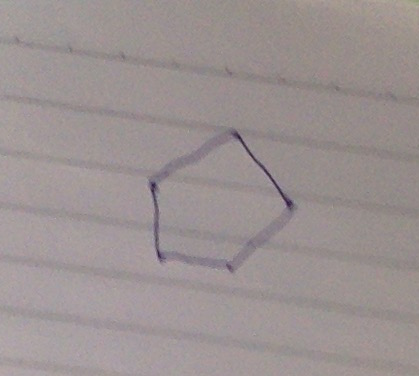
#> input picture pentagon-graph.jpg, 419 x 376 px, found by its file name
$ jupyter execute --allow-errors graphdetect.ipynb   (shell and % lines are left out)   (Python 2 division)   (older library calls are emulated)
#> lines starting #> are read from the running program, lines starting #| are printed output that depends on the picture; after the words box and inside, x2 and y2 are one past the last pixel; in counts of white or black regions, pixels touching at a corner belong together
[cell 1]
import cv2
import numpy as np
import matplotlib.pyplot as plt

[cell 2]
img=cv2.imread("/Users/vigneshm/Documents/pictures/pentagon-graph.jpg")
#> img is the input picture: shape (376, 419, 3); mean B, G, R 145.9, 146.1, 155.6

[cell 3]
plt.imshow(img)

[cell 4]
img_bw=cv2.cvtColor(img,cv2.COLOR_RGB2GRAY)
plt.imshow(img_bw,cmap='gray')

[cell 5]
ret,img_thresh=cv2.threshold(img_bw,130,255,cv2.THRESH_BINARY_INV)
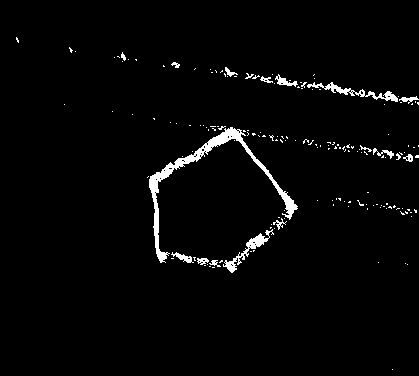
#> img_thresh: shape (376, 419); 2.5% white; 165 white regions (148 under 20 px), largest, box (x1, y1, x2, y2) and area: (149, 127, 298, 263) 1815, (307, 82, 398, 102) 411, (223, 229, 274, 273) 406

[cell 6]
plt.imshow(img_thresh,cmap='gray')

#> (a cell that did not finish here is left out)

[cell 8]
kernel=cv2.getStructuringElement(cv2.MORPH_ELLIPSE,(3,3))
img_morph=cv2.morphologyEx(img_thresh,cv2.MORPH_CLOSE,kernel)
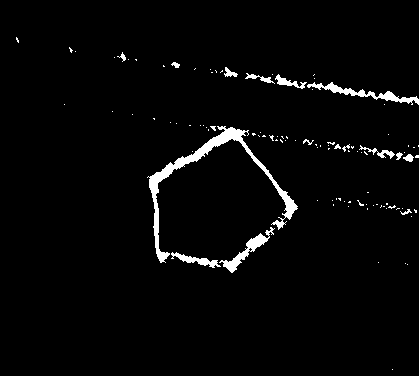
#> img_morph: shape (376, 419); 2.8% white; 102 white regions (86 under 20 px), largest, box (x1, y1, x2, y2) and area: (147, 126, 298, 263) 2030, (307, 82, 419, 105) 584, (219, 227, 275, 273) 505

[cell 9]
plt.imshow(img_morph,cmap='gray')

[cell 10]
edges=cv2.Canny(img_bw,50,200)
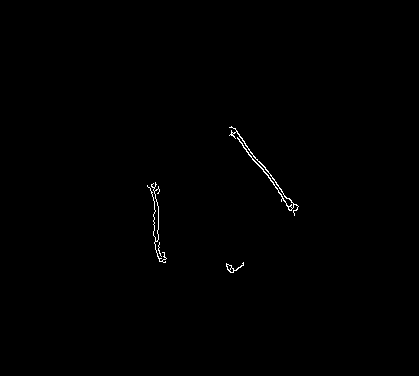
#> edges: shape (376, 419); 0.36% white in thin lines or dots, all inside (x1, y1, x2, y2) = (147, 126, 299, 273)

[cell 11]
img_bw[120:170,220:250][25]
#> Out = 30 values, max 161 at index 20, min 53 at index 24, mean 136.7

[cell 12]
corners=cv2.cornerHarris(img_bw,2,5,0.04)
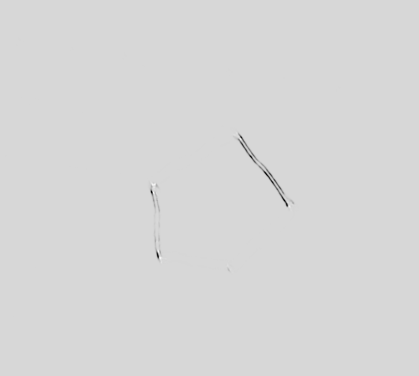
#> corners: shape (376, 419) float32; min -0.0348, max 0.00644, mean -3.89e-05; drawn with min black and max white

[cell 13]
valid_c_x,valid_c_y=np.where(corners>0.1*corners.max())
#> valid_c_x = 54 values from 132 to 269; valid_c_y = 54 values, max 290 at index 32, min 151 at index 7, mean 187.8
plt.scatter(valid_c_x,valid_c_y)

[cell 14]
max_c_x=valid_c_x.max();min_c_x=valid_c_x.min()
#> after `max_c_x = valid_c_x.max()`: max_c_x = 269
#> after `min_c_x = valid_c_x.min()`: min_c_x = 132
max_c_y=valid_c_y.max();min_c_y=valid_c_y.min()
#> after `max_c_y = valid_c_y.max()`: max_c_y = 290
#> after `min_c_y = valid_c_y.min()`: min_c_y = 151
tol=20
hist,xe,ye=np.histogram2d(valid_c_x,valid_c_y,(np.arange(min_c_x-tol,max_c_x+tol,tol),np.arange(min_c_y-tol,max_c_y+tol,tol)))
#> xe = [112, 132, 152, 172, 192, 212, 232, 252, 272]; ye = [131, 151, 171, 191, 211, 231, 251, 271, 291]

[cell 15]
np.where(hist!=0)
#> Out = ([1, 3, 4, 4, 6, 7, 7], [5, 1, 1, 7, 1, 1, 4])

[cell 16]
plt.imshow(hist)
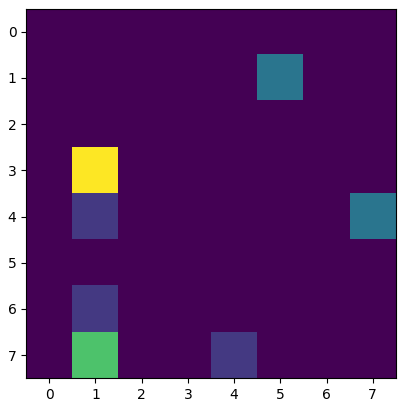
#> figure drawn by matplotlib, 1 panel

[cell 17]
from scipy.cluster.hierarchy import fclusterdata

[cell 18]
clusters=fclusterdata(np.transpose((valid_c_x,valid_c_y)),5,criterion='distance')
#> clusters = 54 values, max 6 at index 0, min 1 at index 51, mean 3.17

[cell 19]
plt.scatter(valid_c_x,valid_c_y,c=clusters)

[cell 20]
clustered_c=[]
for code in range(1,clusters.max()+1):
    code_corners=np.where(clusters==code)[0]
    if(code_corners.size<3):
        print 'discarding ',code_corners
    else:
        meanpos=np.array([int(valid_c_x[code_corners].mean()),int(valid_c_y[code_corners].mean())])
        print meanpos,code_corners.size
        clustered_c.append(meanpos)
#> this loop made 6 passes
#> (code_corners, meanpos) on passes 1, 3, 5, 6: ([51, 52, 53], [266, 228]), ([36, 37, 38, 39, 40, 41, 42, 43, 44, 45, 46, 47, 48, 49, 50], [257, 160]), ([28, 29, 30, 31, 32, 33, 34], [204, 288]), ([0, 1, 2, 3, 4, 5, 6], [135, 236])
#> meanpos on pass 2: [186, 153]
#| [266 228] 3
#| [186 153] 21
#| [257 160] 15
#| discarding  [35]
#| [204 288] 7
#| [135 236] 7
#> after the loop, clustered_c = [[266, 228], [186, 153], [257, 160], [204, 288], [135, 236]]
clustered_c=np.array(clustered_c)
clustered_c
#> Out has the same summary as clustered_c

[cell 21]
plt.scatter(clustered_c[...,0],clustered_c[...,1])
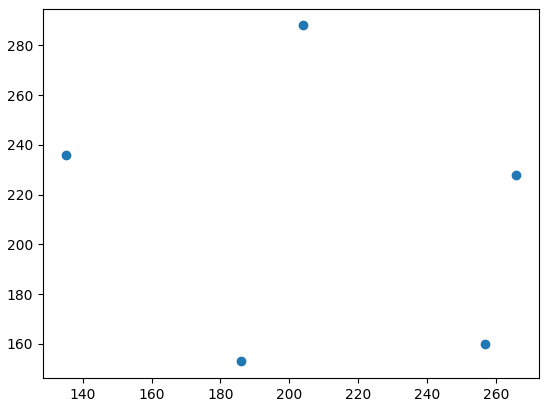
#> figure drawn by matplotlib, 1 panel

[cell 22]
p1=clustered_c[0]
#> p1 = [266, 228]
p2=clustered_c[1]
#> p2 = [186, 153]
p1,p2
#> Out = ([266, 228], [186, 153])

[cell 23]
np.cross(p2,(0,0,1))
p2-p1
#> Out = [-80, -75]

[cell 24]
def check_connected_rect(p1,p2):
    slope=p2-p1
#> slope = [-80, -75]
    width=np.linalg.norm(slope)
#> width = 109.7
    slope=slope/np.linalg.norm(slope)
#> slope = [-0.73, -0.684]
    perp=np.cross(slope,(0,0,1))[0:2]
#> perp = [-0.684, 0.73]
    area=[]
    for x in [-1,0,1]:
        area.append([p1+slope*m+x for m in np.arange(width)])
#> after the loop, area = 3 items
    area=np.array(area,dtype=int)
    rect=img_thresh[area[...,0],area[...,1]]
    return rect.sum()/(255*rect.size)
ch=check_connected_rect(p1,p2)
#> ch = 0
ch
#> Out = 0

[cell 25]
import itertools
for p1,p2 in itertools.combinations(clustered_c,2):
    ch=check_connected_rect(p1,p2)
    if ch>0.2: # has to be approx more than .33
        plt.plot([p1[0],p2[0]],[p1[1],p2[1]],linewidth=4*ch)
    print p1,p2,ch
#> this loop made 10 passes
#> (p1, p2, slope in check_connected_rect, width in check_connected_rect, perp in check_connected_rect) on passes 1 to 10: ([266, 228], [186, 153], [-0.73, -0.684], 109.7, [-0.684, 0.73]), ([266, 228], [257, 160], [-0.131, -0.991], 68.59, [-0.991, 0.131]), ([266, 228], [204, 288], [-0.719, 0.695], 86.28, [0.695, 0.719]), ([266, 228], [135, 236], [-0.998, 0.061], 131.2, [0.061, 0.998]), ([186, 153], [257, 160], [0.995, 0.0981], 71.34, [0.0981, -0.995]), ([186, 153], [204, 288], [0.132, 0.991], 136.2, [0.991, -0.132]), ([186, 153], [135, 236], [-0.524, 0.852], 97.42, [0.852, 0.524]), ([257, 160], [204, 288], [-0.383, 0.924], 138.5, [0.924, 0.383]), ([257, 160], [135, 236], [-0.849, 0.529], 143.7, [0.529, 0.849]), ([204, 288], [135, 236], [-0.799, -0.602], 86.4, [-0.602, 0.799])
#| [266 228] [186 153] 0.0
#| [266 228] [257 160] 0.0
#| [266 228] [204 288] 0.0
#| [266 228] [135 236] 0.0
#| [186 153] [257 160] 0.0
#| [186 153] [204 288] 0.0
#| [186 153] [135 236] 0.0
#| [257 160] [204 288] 0.0
#> (further printed lines are left out)

[cell 26]
np.arange(-1,1)
#> Out = [-1, 0]

[cell 27]
img=cv2.imread("/Users/vigneshm/Documents/pictures/hex-graph.jpg")
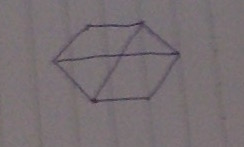
#> input picture hex-graph.jpg, 244 x 147 px, found by its file name
#> img is the input picture: shape (147, 244, 3); mean B, G, R 114.8, 111.3, 119.7
plt.imshow(img)

[cell 28]
img_bw=cv2.cvtColor(img,cv2.COLOR_RGB2GRAY)
#> img_bw: shape (147, 244)
plt.imshow(img_bw,cmap='gray')

[cell 29]
corners=cv2.cornerHarris(img_bw,2,5,0.04)
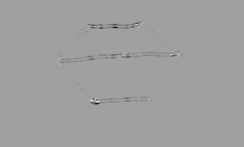
#> corners: shape (147, 244) float32; min -0.00558, max 0.00329, mean -2.08e-05; drawn with min black and max white
valid_c_x,valid_c_y=np.where(corners>0.1*corners.max())
#> valid_c_x = 54 values from 22 to 101; valid_c_y = 54 values, max 179 at index 17, min 58 at index 30, mean 119.9
plt.scatter(valid_c_x,valid_c_y)
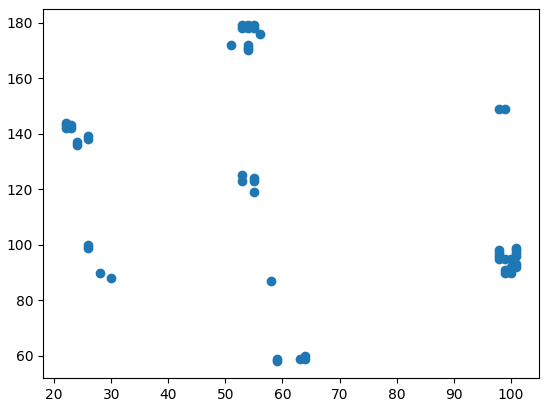
#> figure drawn by matplotlib, 1 panel

[cell 30]
from scipy.cluster.hierarchy import fclusterdata
clusters=fclusterdata(np.transpose((valid_c_x,valid_c_y)),5,criterion='distance')
#> clusters = 54 values, max 9 at index 0, min 1 at index 39, mean 4.54
plt.scatter(valid_c_x,valid_c_y,c=clusters)
plt.show()
clustered_c=[]
for code in range(1,clusters.max()+1):
    code_corners=np.where(clusters==code)[0]
    if(code_corners.size<3):
        print 'discarding ',code_corners
    else:
        meanpos=np.array([int(valid_c_x[code_corners].mean()),int(valid_c_y[code_corners].mean())])
        print meanpos,code_corners.size
        clustered_c.append(meanpos)
#> this loop made 9 passes
#> (code_corners, meanpos) on passes 3, 6, 8, 9: ([13, 16, 17, 18, 19, 20, 21, 22, 26, 27, 28], [53, 175]), ([30, 31, 32, 33, 34], [61, 59]), ([14, 15, 23, 24, 25], [54, 122]), ([0, 1, 2, 3, 4, 5, 6, 9, 10], [23, 140])
#> meanpos on pass 2: [99, 94]
#| discarding  [39 43]
#| [99 94] 17
#| [ 53 175] 11
#| discarding  [7 8]
#| discarding  [11 12]
#| [61 59] 5
#| discarding  [29]
#| [ 54 122] 5
#> (further printed lines are left out)
#> after the loop, clustered_c = [[99, 94], [53, 175], [61, 59], [54, 122], [23, 140]]
clustered_c=np.array(clustered_c)
plt.scatter(clustered_c[...,0],clustered_c[...,1])
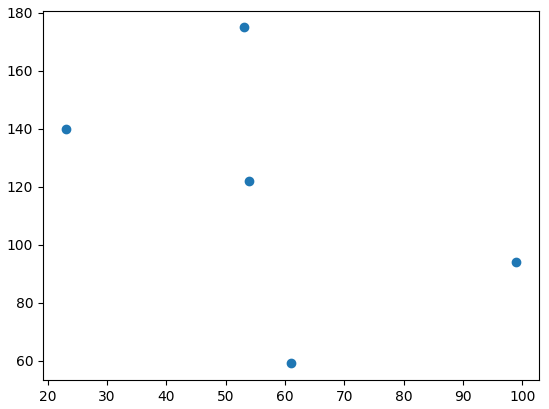
#> figure drawn by matplotlib, 1 panel
